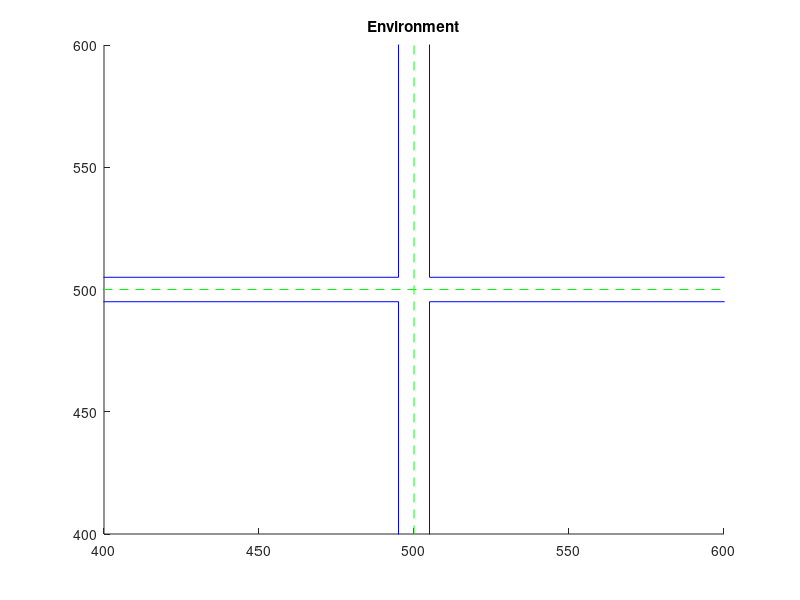

This figure's MATLAB source: (Note: this script raises an error after producing the figure.)
figure(1);
title('Environment');
hold on;
plot([495,495],[0,495], 'b');
plot([495,495],[505,1000], 'b');
plot([505,505],[0,495], 'b');
plot([505,505],[505,1000], 'b');
plot([0,495],[495,495], 'b');
plot([505,1000],[495,495], 'b');
plot([0,495],[505,505], 'b');
plot([505,1000],[505,505], 'b');
plot([500,500],[0,1000], 'g--');
plot([0,1000],[500,500], 'g--');
axis([400,600,400,600]);

plot(road(:,1), road(:,2), 'r');